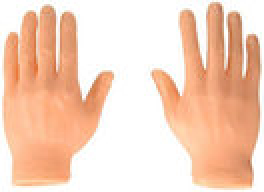
#> input picture images/132x96.jpg, 132 x 96 px (shown 2 times larger)
$ python matplotlib_hog.py
#> lines starting #> are read from the running program, lines starting #| are printed output that depends on the picture
import matplotlib.pyplot as plt
import cv2
import skimage
from skimage.feature import hog
from skimage import data, exposure

image = cv2.imread('images/132x96.jpg',0)
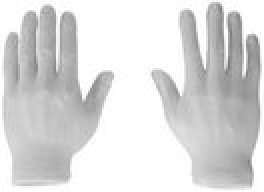
#> image: shape (96, 132) (shown 2 times larger); min 121, max 255, mean 218.1
hog_image = skimage.feature.hog(image, orientations=9, pixels_per_cell=(8, 8), cells_per_block=(2, 2),  feature_vector=True, block_norm="L2-Hys")
#> hog_image = 5940 values, max 1 at index 1354, min 0 at index 1, mean 0.0939
